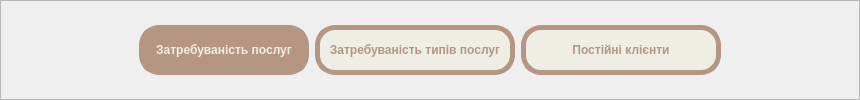
             <widget class="QFrame" name="frame">
              <property name="frameShape">
               <enum>QFrame::StyledPanel</enum>
              </property>
              <property name="frameShadow">
               <enum>QFrame::Raised</enum>
              </property>
              <layout class="QHBoxLayout" name="horizontalLayout_13">
               <item>
                <spacer name="horizontalSpacer_15">
                 <property name="orientation">
                  <enum>Qt::Horizontal</enum>
                 </property>
                 <property name="sizeHint" stdset="0">
                  <size>
                   <width>127</width>
                   <height>20</height>
                  </size>
                 </property>
                </spacer>
               </item>
               <item>
                <widget class="QPushButton" name="pushButton_2">
                 <property name="styleSheet">
                  <string notr="true">QPushButton{
	width: 150;
	height: 30;
	padding: 5px;

	font: bold;

	color: #b59683;
	border: solid;
	border-width: 5px;
	border-radius:20px;
	border-color: #b59683;
	background-color: #eeeee4;
}

 QPushButton::checked {
	color: #eeeee4;
	background-color: #b59683;
}

QPushButton::hover {
	color: #eeeee4;
	background-color: #b59683;
}</string>
                 </property>
                 <property name="text">
                  <string>Затребуваність послуг</string>
                 </property>
                 <property name="checkable">
                  <bool>true</bool>
                 </property>
                 <property name="checked">
                  <bool>true</bool>
                 </property>
                 <property name="autoExclusive">
                  <bool>true</bool>
                 </property>
                </widget>
               </item>
               <item>
                <widget class="QPushButton" name="pushButton_3">
                 <property name="styleSheet">
                  <string notr="true">QPushButton{
	width: 180;
	height: 30;
	padding: 5px;

	font: bold;

	color: #b59683;
	border: solid;
	border-width: 5px;
	border-radius:20px;
	border-color: #b59683;
	background-color: #eeeee4;
}
 QPushButton::checked {
	color: #eeeee4;
	background-color: #b59683;
}

QPushButton::hover {
	color: #eeeee4;
	background-color: #b59683;
}</string>
                 </property>
                 <property name="text">
                  <string>Затребуваність типів послуг</string>
                 </property>
                 <property name="checkable">
                  <bool>true</bool>
                 </property>
                 <property name="autoExclusive">
                  <bool>true</bool>
                 </property>
                </widget>
               </item>
               <item>
                <widget class="QPushButton" name="pushButton_4">
                 <property name="styleSheet">
                  <string notr="true">QPushButton{
	width: 180;
	height: 30;
	padding: 5px;

	font: bold;

	color: #b59683;
	border: solid;
	border-width: 5px;
	border-radius:20px;
	border-color: #b59683;
	background-color: #eeeee4;
}
 QPushButton::checked {
	color: #eeeee4;
	background-color: #b59683;
}

QPushButton::hover {
	color: #eeeee4;
	background-color: #b59683;
}</string>
                 </property>
                 <property name="text">
                  <string>Постійні клієнти</string>
                 </property>
                 <property name="checkable">
                  <bool>true</bool>
                 </property>
                 <property name="autoExclusive">
                  <bool>true</bool>
                 </property>
                </widget>
               </item>
               <item>
                <spacer name="horizontalSpacer_16">
                 <property name="orientation">
                  <enum>Qt::Horizontal</enum>
                 </property>
                 <property name="sizeHint" stdset="0">
                  <size>
                   <width>127</width>
                   <height>20</height>
                  </size>
                 </property>
                </spacer>
               </item>
              </layout>
             </widget>
